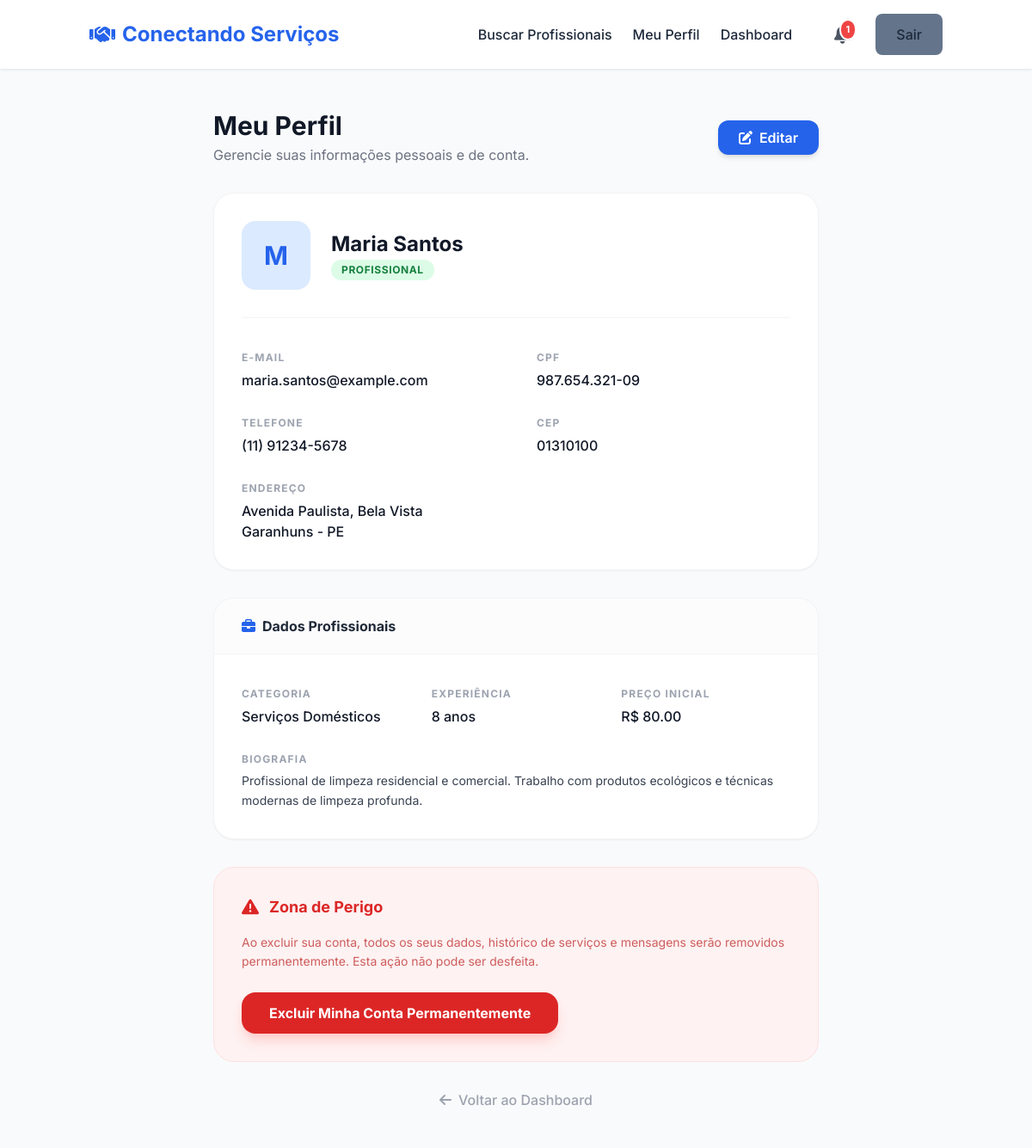
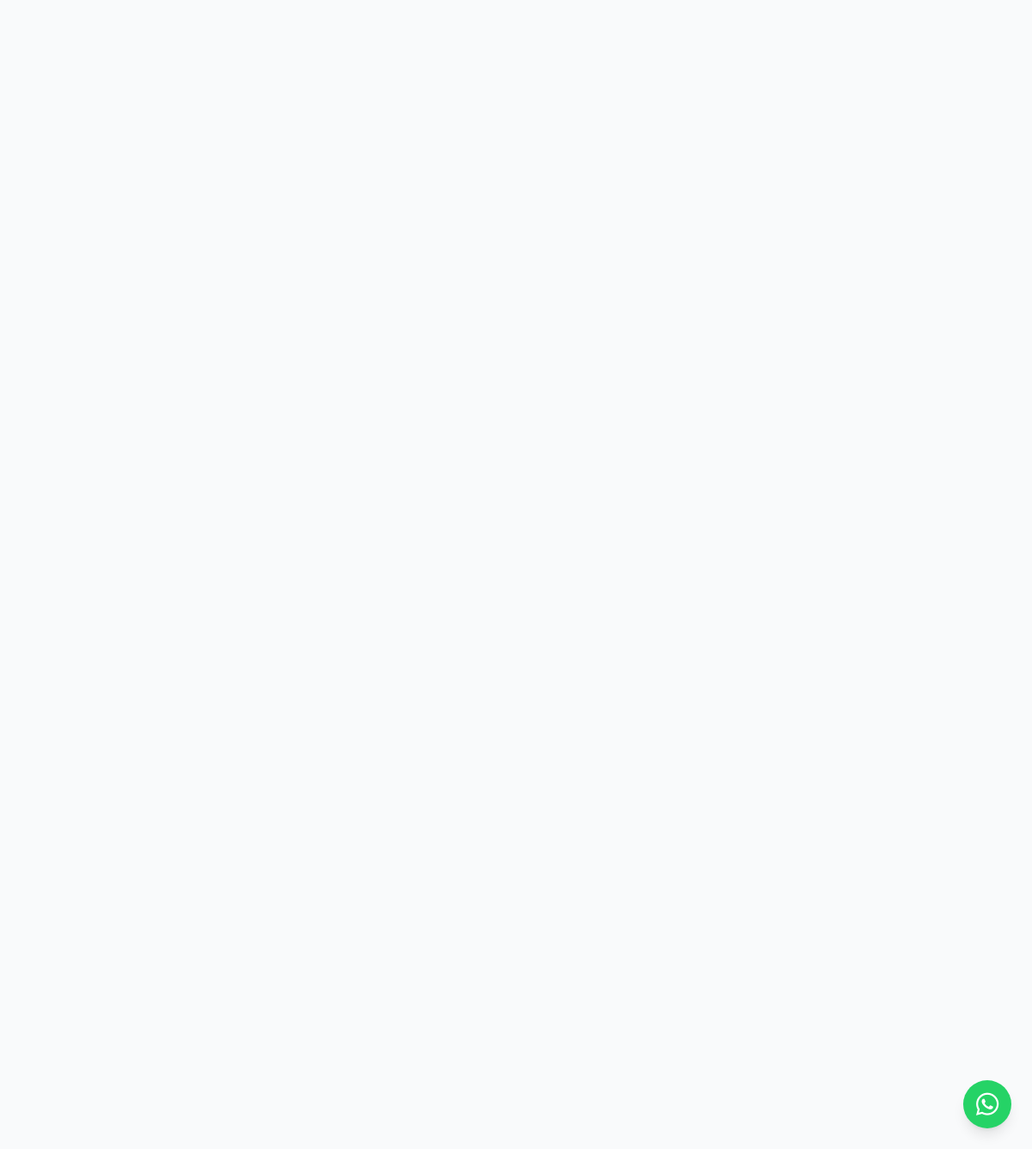
Page /perfil (signed in) on the committed database (2 pictures, top to bottom).
### models.py (models this page shows, shortened)
class User(db.Model, UserMixin):
    __tablename__ = 'users'
    id = db.Column(db.Integer, primary_key=True)
    name = db.Column(db.String(120), nullable=False)
    cpf = db.Column(db.String(14), unique=True, nullable=False)
    email = db.Column(db.String(120), unique=True, nullable=False)
    phone = db.Column(db.String(20))
    password_hash = db.Column(db.String(255), nullable=False)
    user_type = db.Column(db.String(20), default='client')  # client / professional
    profile_image = db.Column(db.Text)  # Base64
    cep = db.Column(db.String(9))
    address = db.Column(db.String(200))
    neighborhood = db.Column(db.String(120))
    city = db.Column(db.String(120))
    state = db.Column(db.String(2))
    created_at = db.Column(db.DateTime, default=datetime.utcnow)
    professional_profile = db.relationship(
        "Professional",
        backref="user",
        uselist=False,
        cascade="all, delete-orphan"
    )
    client_requests = db.relationship(
        "ServiceRequest",
        backref="client",
        foreign_keys="ServiceRequest.client_id",
        cascade="all, delete-orphan"
    )
    reviews_given = db.relationship(
        "Review",
        backref="client",
        foreign_keys="Review.client_id",
        cascade="all, delete-orphan"
    )
    notifications = db.relationship(
        "Notification",
        backref="user",
        lazy="dynamic",
        cascade="all, delete-orphan"
    )

class ServiceCategory(db.Model):
    __tablename__ = "service_categories"
    id = db.Column(db.Integer, primary_key=True)
    name = db.Column(db.String(140), unique=True, nullable=False)
    description = db.Column(db.Text)
    icon = db.Column(db.String(50))
    image = db.Column(db.Text)  # <-- FALTAVA! AGORA A IMAGEM É SALVA AQUI
    created_at = db.Column(db.DateTime, default=datetime.utcnow)
    professionals = db.relationship(
        "Professional",
        backref="category",
        cascade="all, delete-orphan"
    )

class Professional(db.Model):
    __tablename__ = "professionals"
    id = db.Column(db.Integer, primary_key=True)
    user_id = db.Column(db.Integer, db.ForeignKey("users.id"), unique=True, nullable=False)
    category_id = db.Column(db.Integer, db.ForeignKey("service_categories.id"))
    bio = db.Column(db.Text)
    experience_years = db.Column(db.Integer)
    starting_price = db.Column(db.Float)
    profile_photo = db.Column(db.String(255))
    portfolio_photos = db.Column(db.Text)                # JSON
    services_offered = db.Column(db.Text)                # JSON
    tags = db.Column(db.String(255))
    availability = db.Column(db.String(255))
    service_range = db.Column(db.String(255))
    verified = db.Column(db.Boolean, default=False)
    response_time = db.Column(db.String(50), default="24 horas (estimado)")
    created_at = db.Column(db.DateTime, default=datetime.utcnow)
    service_requests = db.relationship(
        "ServiceRequest",
        backref="professional",
        cascade="all, delete-orphan"
    )
    reviews = db.relationship(
        "Review",
        backref="professional",
        cascade="all, delete-orphan"
    )

### app.py (the view)
@app.route('/perfil')
@login_required
def perfil():
    user = User.query.get_or_404(current_user.id)
    prof = Professional.query.filter_by(user_id=user.id).first()
    return render_template("perfil.html", user=user, prof=prof)

### app.py (called while the page is built)
@login_manager.user_loader
def load_user(user_id):
    try:
        return User.query.get(int(user_id))
    except Exception:
        return None

@app.context_processor
def inject_notifications():
    if current_user.is_authenticated:
        unread_notifications = current_user.notifications.filter_by(
            is_read=False).order_by(Notification.created_at.desc()).all()
        return dict(
            unread_notifications_count=len(unread_notifications),
            recent_notifications=unread_notifications[:5]
        )
    return dict(unread_notifications_count=0, recent_notifications=[])

### templates/perfil.html (shortened to what this page needs)
{% extends "base.html" %}
{% block extra_css %}
<script src="https://cdn.tailwindcss.com"></script>
{% endblock %}
{% block content %}
<div class="bg-gray-50 min-h-screen py-12">
    <div class="max-w-3xl mx-auto px-4 sm:px-6 lg:px-8">
        <div class="flex items-center justify-between mb-8">
            <div>
                <h1 class="text-3xl font-bold text-gray-900">Meu Perfil</h1>
                <p class="text-gray-500 mt-1">Gerencie suas informações pessoais e de conta.</p>
            </div>
            <a href="{{ url_for('editar_perfil') }}" class="bg-blue-600 hover:bg-blue-700 text-white font-semibold py-2 px-6 rounded-xl shadow-md transition duration-300 flex items-center gap-2">
                <i class="fas fa-edit"></i> Editar
            </a>
        </div>
        <div class="bg-white rounded-3xl shadow-sm border border-gray-100 overflow-hidden mb-8">
            <div class="p-8">
                <div class="flex items-center gap-6 mb-8 pb-8 border-b border-gray-100">
                    <div class="w-20 h-20 bg-blue-100 text-blue-600 rounded-2xl flex items-center justify-center text-3xl font-bold">
                        {{ current_user.name[0] | upper }}
                    </div>
                    <div>
                        <h2 class="text-2xl font-bold text-gray-900">{{ current_user.name }}</h2>
                        <span class="inline-flex items-center px-3 py-1 rounded-full text-xs font-bold uppercase tracking-wider
                            {% if current_user.user_type == 'professional' %} bg-green-100 text-green-700 {% else %} bg-blue-100 text-blue-700 {% endif %}">
                            {{ current_user.user_type | replace('professional', 'Profissional') | replace('client', 'Cliente') }}
                        </span>
                    </div>
                </div>
                <div class="grid grid-cols-1 md:grid-cols-2 gap-y-6 gap-x-12">
                    <div class="space-y-1">
                        <span class="text-xs font-bold text-gray-400 uppercase tracking-widest">E-mail</span>
                        <p class="text-gray-900 font-medium">{{ current_user.email }}</p>
                    </div>
                    <div class="space-y-1">
                        <span class="text-xs font-bold text-gray-400 uppercase tracking-widest">CPF</span>
                        <p class="text-gray-900 font-medium">{{ current_user.cpf }}</p>
                    </div>
                    <div class="space-y-1">
                        <span class="text-xs font-bold text-gray-400 uppercase tracking-widest">Telefone</span>
                        <p class="text-gray-900 font-medium">{{ current_user.phone or 'Não informado' }}</p>
                    </div>
                    <div class="space-y-1">
                        <span class="text-xs font-bold text-gray-400 uppercase tracking-widest">CEP</span>
                        <p class="text-gray-900 font-medium">{{ current_user.cep or 'Não informado' }}</p>
                    </div>
                    <div class="md:col-span-2 space-y-1">
                        <span class="text-xs font-bold text-gray-400 uppercase tracking-widest">Endereço</span>
                        <p class="text-gray-900 font-medium">
                            {% if current_user.address %}
                                {{ current_user.address }}, {{ current_user.neighborhood }}<br>
                                {{ current_user.city }} - {{ current_user.state }}
                            {% else %}
                                Não informado
                            {% endif %}
                        </p>
                    </div>
                </div>
            </div>
        </div>
        {% if prof %}
        <div class="bg-white rounded-3xl shadow-sm border border-gray-100 overflow-hidden mb-8">
            <div class="px-8 py-5 border-b border-gray-100 bg-gray-50/50">
                <h3 class="font-bold text-gray-800 flex items-center gap-2">
                    <i class="fas fa-briefcase text-blue-600"></i> Dados Profissionais
                </h3>
            </div>
            <div class="p-8">
                <div class="grid grid-cols-1 md:grid-cols-3 gap-6 mb-6">
                    <div class="space-y-1">
                        <span class="text-xs font-bold text-gray-400 uppercase tracking-widest">Categoria</span>
                        <p class="text-gray-900 font-medium">{{ prof.category.name }}</p>
                    </div>
                    <div class="space-y-1">
                        <span class="text-xs font-bold text-gray-400 uppercase tracking-widest">Experiência</span>
                        <p class="text-gray-900 font-medium">{{ prof.experience_years or 0 }} anos</p>
                    </div>
                    <div class="space-y-1">
                        <span class="text-xs font-bold text-gray-400 uppercase tracking-widest">Preço Inicial</span>
                        <p class="text-gray-900 font-medium">R$ {{ "%.2f"|format(prof.starting_price or 0) }}</p>
                    </div>
                </div>
                <div class="space-y-1">
                    <span class="text-xs font-bold text-gray-400 uppercase tracking-widest">Biografia</span>
                    <p class="text-gray-700 text-sm leading-relaxed">{{ prof.bio or 'Nenhuma biografia informada.' }}</p>
                </div>
            </div>
        </div>
        {% endif %}
        <div class="bg-red-50 rounded-3xl border border-red-100 overflow-hidden">
            <div class="p-8">
                <div class="flex items-center gap-3 text-red-600 mb-4">
                    <i class="fas fa-exclamation-triangle text-xl"></i>
                    <h3 class="text-lg font-bold">Zona de Perigo</h3>
                </div>
                <p class="text-red-700/70 text-sm mb-6 leading-relaxed">
                    Ao excluir sua conta, todos os seus dados, histórico de serviços e mensagens serão removidos permanentemente. Esta ação não pode ser desfeita.
                </p>
                <form action="{{ url_for('excluir_proprio_usuario') }}" method="POST"
                    onsubmit="return confirm('ATENÇÃO: Você tem certeza absoluta que deseja excluir sua conta permanentemente? Todos os seus dados serão apagados.')">
                    <button type="submit" class="w-full md:w-auto bg-red-600 hover:bg-red-700 text-white font-bold py-3 px-8 rounded-2xl transition duration-300 shadow-lg shadow-red-200">
                        Excluir Minha Conta Permanentemente
                    </button>
                </form>
            </div>
        </div>
        <div class="mt-8 text-center">
            <a href="{{ url_for('dashboard') }}" class="text-gray-400 hover:text-gray-600 transition font-medium flex items-center justify-center gap-2">
                <i class="fas fa-arrow-left"></i> Voltar ao Dashboard
            </a>
        </div>
    </div>
</div>
{% endblock %}

### static/css/style.css (style rules this page uses)
:root { --primary-color: #2563eb; --primary-dark: #1d4ed8; --secondary-color: #64748b; --success-color: #10b981; --danger-color: #ef4444; --warning-color: #f59e0b; --bg-light: #f8fafc; --text-dark: #1e293b; --text-muted: #64748b; --border-color: #e2e8f0; }
* { margin: 0; padding: 0; box-sizing: border-box; }
body { font-family: 'Inter', -apple-system, BlinkMacSystemFont, 'Segoe UI', sans-serif; color: var(--text-dark); line-height: 1.6; }

### rows in the picture
User: name "M", name "Maria Santos", user_type "PROFISSIONAL", email "maria.santos@example.com", cpf "987.654.321-09", phone "(11) 91234-5678", cep "01310100", address "Avenida Paulista", neighborhood "Bela Vista", city "Garanhuns", state "PE"
ServiceCategory: category.name "Serviços Domésticos"
Professional: experience_years "8", starting_price "80.00", bio "Profissional de limpeza residencial e comercial. Trabalho com produtos ecológicos e técnicas modernas de limpeza profunda."

### other values in the picture
{{ unread_notifications_count }} "1"
